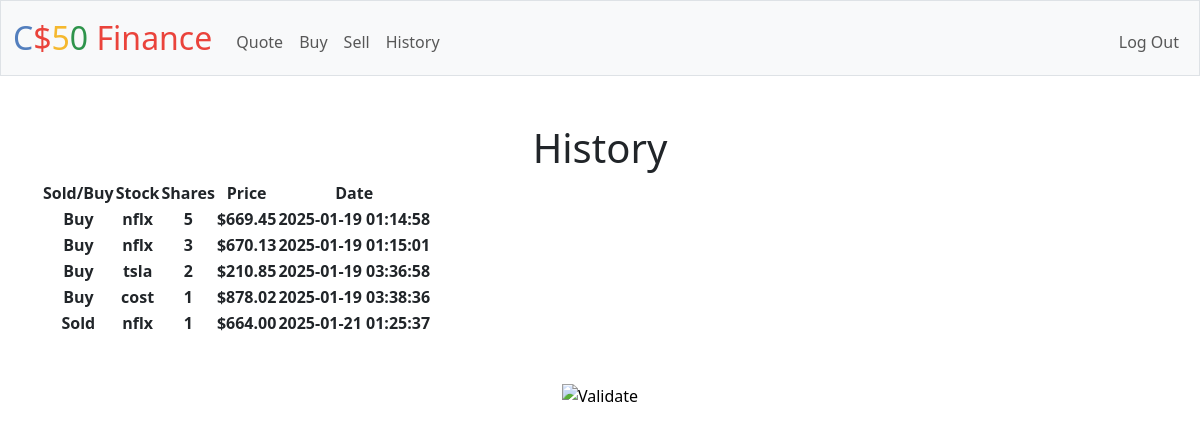
Screenshot of /history (signed in) with the database file from the repository.
### tables this page shows
CREATE TABLE transactions (
    id INTEGER PRIMARY KEY,
    user_id INTEGER,
    symbol TEXT,
    shares INTEGER,
    price REAL,
    timestamp DATETIME DEFAULT CURRENT_TIMESTAMP
);

### app.py (the view)
@app.route("/history")
@login_required
def history():
    history = db.execute("SELECT symbol, shares, price, timestamp FROM transactions WHERE user_id = ?", session["user_id"])
    return render_template("history.html", history=history)

### app.py (called while the page is built)
@app.after_request
def after_request(response):
    response.headers["Cache-Control"] = "no-cache, no-store, must-revalidate"
    response.headers["Expires"] = 0
    response.headers["Pragma"] = "no-cache"
    return response

### helpers.py (called while the page is built)
def login_required(f):
    @wraps(f)
    def decorated_function(*args, **kwargs):
        if session.get("user_id") is None:
            return redirect("/login")
        return f(*args, **kwargs)
    return decorated_function

def usd(value):
    return f"${value:,.2f}"

### templates/history.html
{% extends "layout.html" %}
{% block main %}
    <h1>History</h1>
    {% if history %}
    <table>
        <tr>
            <th>Sold/Buy</th>
            <th>Stock</th>
            <th>Shares</th>
            <th>Price</th>
            <th>Date</th>
        </tr>
            {% for item in history %}
            <tr>
                {% if item["shares"] < 1 %}
                <th>Sold</th>
                {% else %}
                <th>Buy</th>
                {% endif %}
                <th>{{ item["symbol"] }}</th>
                {% if item["shares"] < 1 %}
                <th>{{ item["shares"] * -1 }}</th>
                {% else %}
                <th>{{ item["shares"] }}</th>
                {% endif %}
                <th>{{ item["price"] | usd }}</th>
                <th>{{ item["timestamp"] }}</th>
            </tr>
            {% endfor %}
    </table>
    {% else %}
        <h2>No transactions</h2>
    {% endif %}
{% endblock %}

### rows the page displays
transactions: shows "Buy", symbol "nflx", shares "5", price "$669.45", timestamp "2025-01-19 01:14:58"
transactions: shows "Buy", symbol "nflx", shares "3", price "$670.13", timestamp "2025-01-19 01:15:01"
transactions: shows "Buy", symbol "tsla", shares "2", price "$210.85", timestamp "2025-01-19 03:36:58"
transactions: shows "Buy", symbol "cost", shares "1", price "$878.02", timestamp "2025-01-19 03:38:36"
transactions: shows "Sold", symbol "nflx", shares "1", price "$664.00", timestamp "2025-01-21 01:25:37"
